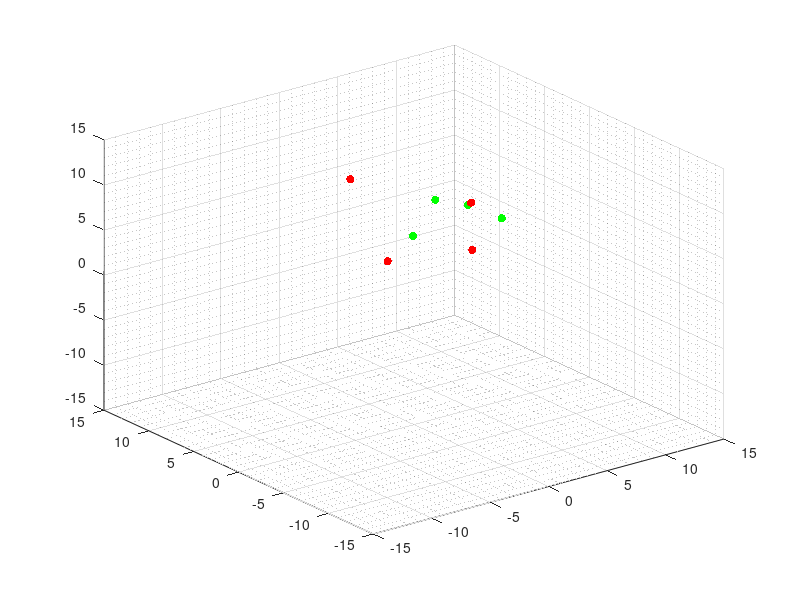

This figure's MATLAB source: (Note: this script raises an error after producing the figure.)
% =========================================================================
% SIMULACIÓN DEL PROBLEMA DE FORMACIÓN EN 3D
% =========================================================================
% Autor: Kenneth Andree Aldana Corado
% Última modificación: 20/09/2022
% Basado en: "Simulación de control de formación sin modificaciones"
% de Andrea Maybell Peña Echeverría
% (MODELO 2)
% =========================================================================
% El siguiente script implementa la simulación de la ecuación de consenso
% sin modificar.
% =========================================================================

%% Inicialización del mundo
gridsize = 15;
initsize = 10;
N = 8;
dt = 0.01;
T = 5;

% Inicialización de la posición de los agentes
X = initsize*rand(3,N);
Xi = X;

% Inicialización de la velocidad de los agentes
V = zeros(3,N);

%% Grafico de posición inicial de los agentes
%  Se utiliza distinción de color por agentes
%    Rojo:    agente 1
%    Verde:   agente 2

color = [255 0 0;
         255 0 0;
         255 0 0;
         255 0 0;
         0 255 0;
         0 255 0;
         0 255 0;
         0 255 0];    
agents = scatter3(X(1,:),X(2,:),X(3,:),[],color,'filled');
grid minor;
xlim([-gridsize, gridsize]);
ylim([-gridsize, gridsize]);
zlim([-gridsize, gridsize]);

%% Inicialización de simulación
t = 0;
ciclos = 1;
historico = zeros(100*T,N);
hX = zeros(100*T,N);
hY = zeros(100*T,N);
hZ = zeros(100*T,N);

while(t < T)
    for i = 1:N
        E = 0;
        for j = 1:N
            dist = X(:,i)- X(:,j); % vector xi - xj
            
            w = 1;
            % Tensión de aristas entre agentes
            E = E + w.*dist;
        end
       
        % Actualización de velocidad
        V(:,i) = -1*E;

    end
    % Actualización de la posición de los agentes
    X = X + V*dt;
    
    % Almacenamiento de variables para graficar
    for a = 1:N
        hX(ciclos,a)= X(1,a);
        hY(ciclos,a)= X(2,a);
        hZ(ciclos,a)= X(3,a);
    end
    historico(ciclos,:) = (sum(V.^2,1)).^0.5;
    % Se actualiza la gráfica, se muestra el movimiento y se incrementa el
    % tiempo
    agents.XData = X(1,:);
    agents.YData = X(2,:);
    agents.ZData = X(3,:);
    pause(dt);
    t = t + dt;
    ciclos = ciclos + 1;
end

figure(1);
plot(0:dt:T,historico);
xlabel('Tiempo (segundos)');
ylabel('Velocidad (u.a/segundo)');
ylim([-1,inf])

% trayectorias
figure(2);
hold on;
grid on;
plot3(hX,hY,hZ,'--');
xlabel('Posición en eje X (u.a)');
ylabel('Posición en eje Y (u.a)');
zlabel('Posición en eje Z (u.a)');
scatter3(Xi(1,:),Xi(2,:),Xi(3,:),[], 'k');
scatter3(X(1,:),X(2,:),X(3,:),[], 'k', 'filled');
hold off;
